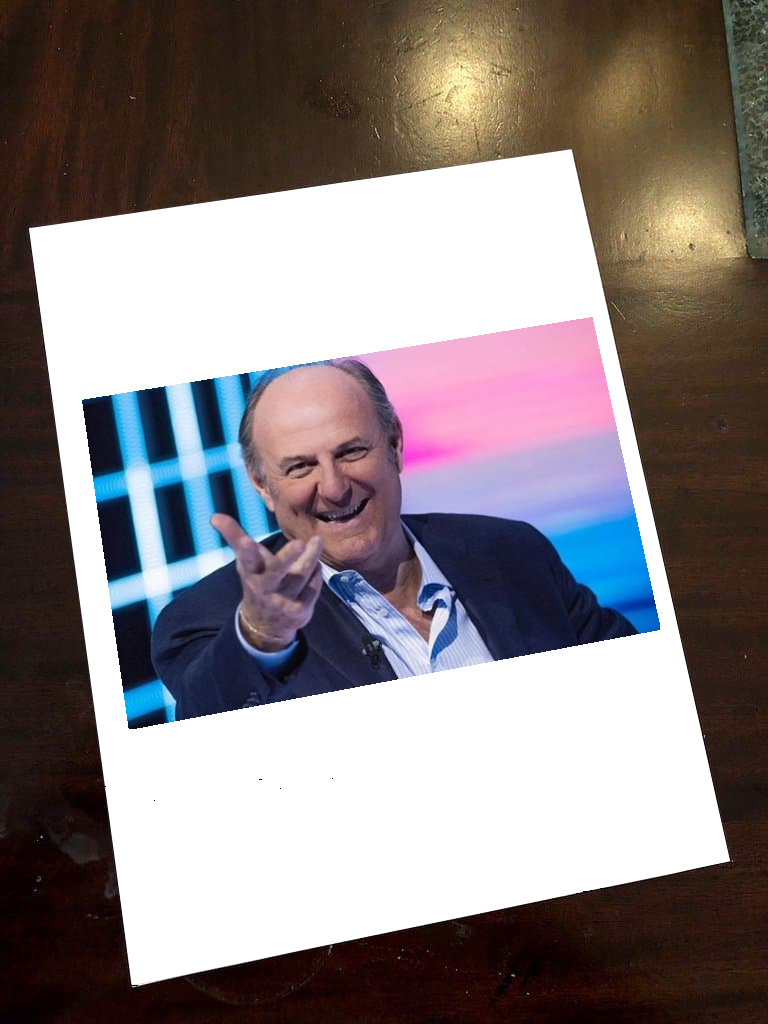
#> input picture AI Lab/imgs/04_imgs/gerry.png, 768 x 1024 px
$ jupyter execute 06_filters.ipynb   (older library calls are emulated)
#> lines starting #> are read from the running program, lines starting #| are printed output that depends on the picture; after the words box and inside, x2 and y2 are one past the last pixel; in counts of white or black regions, pixels touching at a corner belong together
<h1 align="center"><b>AI Lab: Computer Vision and NLP</b></h1>
<h3 align="center">Lecture 07: Filters</h3>

---

What is the purpouse of filters in CV? They are an operation which is done on images, such as blurring and so on...

In order to apply a filter to an image, we use an operation called **convolution**. There are different types of convolutions:
 - 1D convolutions (for signals and so on...);
 - 2D convolutions (for images);
 - 3D convolutions;
 - and so on...

The convolution is done via a matrix called kernel. It's done in the following way:
 1. the matrix of the image is sliced into a sub-matrix;
 2. each sub-matrix has as center a value of the original matrix: if the sub-matrix goes out of the range of the original matrix, the blank space is filled with the neighbour number;
 3. the **dot product** is done between the two matrices:
    $$ A_{\{3, \; 3\}} \cdot \text{Kernel}_{\{3, \; 3\}}$$
 4. the result is placed on the location given by the beginning matrix.

Let's begin by creating a kernel and applying it to an image:

[cell 1]
import numpy as np
import cv2

We proceed now to read the image:

[cell 2]
image = cv2.imread("imgs/04_imgs/gerry.png")
#> image is the input picture: shape (1024, 768, 3); mean B, G, R 130.1, 128.7, 137.2

Now, we can either provide a kernel of our own or just use a pre-defined kernel. We want to create one first, so let's create a `numpy` array:

[cell 3]
a_kernel = np.array([
    [1, 0, 1],
    [1, 0, 1],
    [1, 0, 1]
], np.float32)

It's usually a good choice to use squared filters with an odd number of elements for each side, in order to easily find the center. Now, we can use the `cv2.filter2D()` function to apply a filter to the image:
> ```Python
> cv2.filter2D(image, channels, kernel)
> ```
> where:
>  - `image` is the image on which we want to apply the filter;
>  - `channels` is the number of channels on which we want to apply the filter. If the number is `-1`, then it's applied to all the channels;
>  - `kernel` is the kernel that we want to apply

[cell 4]
filtered_image = cv2.filter2D(image, -1, a_kernel)
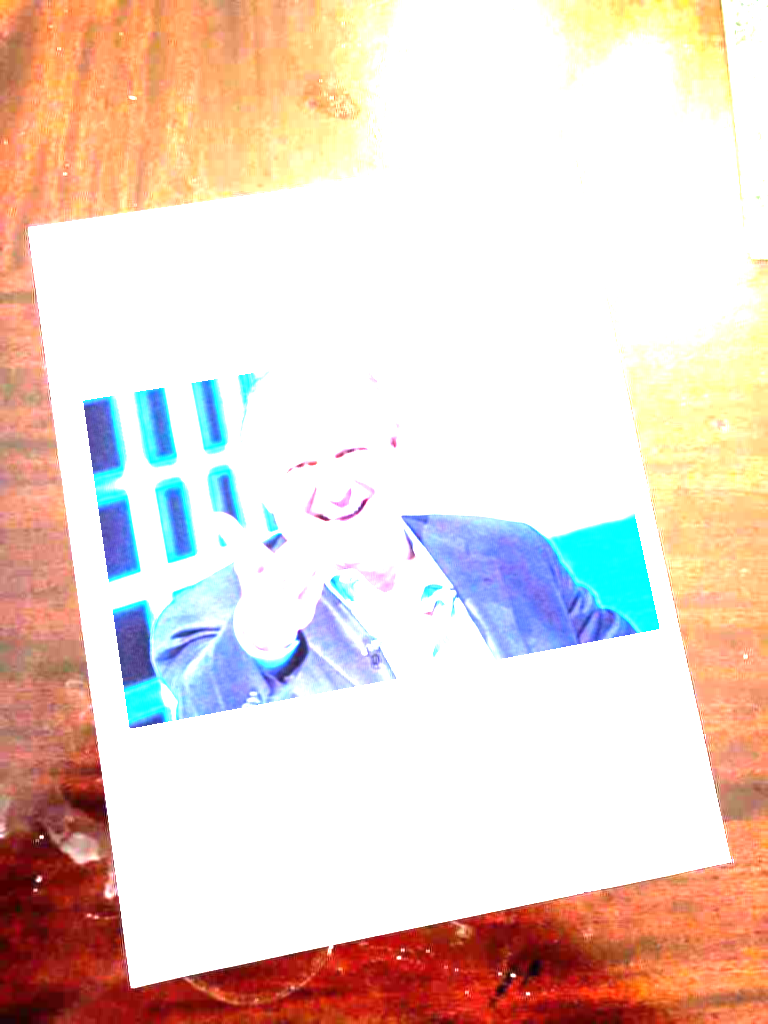
#> filtered_image: shape (1024, 768, 3); mean B, G, R 202.3, 212.3, 232.2
cv2.imwrite("imgs/04_imgs/gerry_filtered_1.png", filtered_image)
#> Out = True

Why would we want to apply a filter on an image? Because they can be useful while trying to reduce the noise. The blur filter is one of the most effective filters when it comes down to reduce noise. `OpenCV` gives us a built-in function, `cv2.blur()`, which allows us to blur a given image given the size of the kernel. The bigger the kernel, the stronger the blur effect.

[cell 5]
blurred_image = cv2.blur(image, (5, 5))
cv2.imwrite("imgs/04_imgs/gerry_blurred_1.png", blurred_image)

blurred_image_2 = cv2.blur(image, (15, 15))
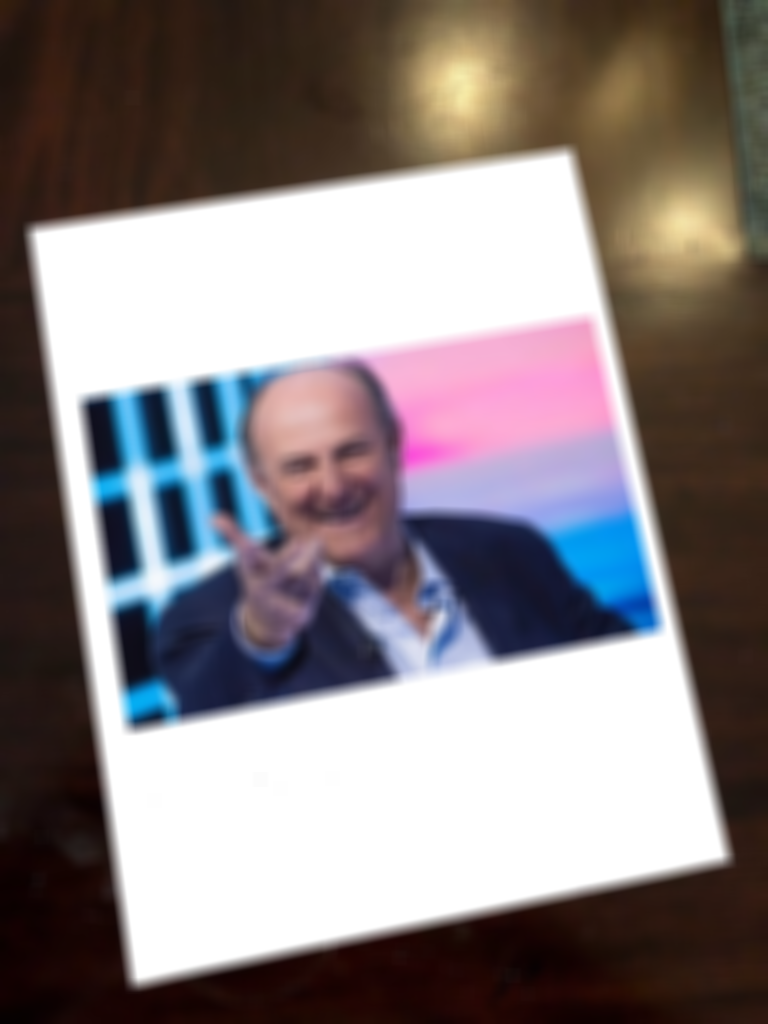
#> blurred_image_2: shape (1024, 768, 3); mean B, G, R 130.1, 128.7, 137.2
cv2.imwrite("imgs/04_imgs/gerry_blurred_2.png", blurred_image_2)
#> Out = True

|`gerry_blurred_1.png`|`gerry_blurred_2.png`|
|---|---|
|||

There are also other types of blurs: `gaussianBlur()` and `medianBlur()`

[cell 6]
gauss_gerry = cv2.GaussianBlur(image, (7, 7), 0)
cv2.imwrite("imgs/04_imgs/gerry_blurred_gaussian.png", gauss_gerry)

median_gerry = cv2.medianBlur(image, 15)
cv2.imwrite("imgs/04_imgs/gerry_blurred_median.png", median_gerry)
#> Out = True

|`gerry_blurred_gaussian.png`|`gerry_blurried_median.png`|
|---|---|
|||

There is also another type of filter, called bilateral filter. It can be use with the `cv2.bilateralFilter()` function

[cell 7]
bilateral_gerry = cv2.bilateralFilter(image, 9, 75, 75)
cv2.imwrite("imgs/04_imgs/gerry_filtered_2.png", bilateral_gerry)
#> Out = True

|`gerry_filtered_2.png`|
|---|
||

Filters can be used in order to sharpen the original image, starting from a blurred image. We'll use as a default the `gerry_blurred_gaussian.png` file, stored within the `gauss_gerry` variable. In order to sharpen an image, we can use the `cv2.addWeighted()` function, which adds together the blurred image and the original image, together with a weight. There is an additional parameter, called `gamma` $\gamma$, which is used with colors

[cell 8]
sharped_gerry = cv2.addWeighted(image, 0.5, gauss_gerry, 0.5, 0)
cv2.imwrite("imgs/04_imgs/gerry_sharped_1.png", sharped_gerry)
#> Out = True

|`gerry_sharped_1.png`|
|---|
||

[cell 9]
another_kernel = np.array([
    [0, -1, 0],
    [-1, 5, -1],
    [0, -1, 0]
], np.float32)

sharped_with_kernel = cv2.filter2D(image, -1, another_kernel)
cv2.imwrite("imgs/04_imgs/gerry_sharped_2.png", sharped_with_kernel)
#> Out = True

It's also possible to extract contours from the image. There are two ways to do it, depending on the kernel used. The two used kernels are the **Sobel** kernel and the **Laplacian** kernel.

How can we detect a contour? By taking the derivative of the image. Why do we use the derivative though? Let's jump to calculus for a bit: if we have a function, then in order to have a general idea of the function's behaviour we can take its derivative and study some specific points. And that's the same with images: whenever there is a high variability of pixel density, we can detect it with the derivative.

The Sobel operator aims to compute the peak of the pixel density. It does it thanks to this computation:
$$G_x \; = \; \begin{bmatrix} \end{bmatrix} \cdot I$$

[cell 10]
image_gray = cv2.cvtColor(image, cv2.COLOR_BGRA2GRAY)

derivative_x = cv2.Sobel(image_gray, -1, 1, 0)
derviative_y = cv2.Sobel(image_gray, -1, 0, 1)

scaled_x = cv2.convertScaleAbs(derivative_x)
scaled_y = cv2.convertScaleAbs(derviative_y)

cv2.imwrite("imgs/04_imgs/gerry_derivated_x.png", scaled_x)
cv2.imwrite("imgs/04_imgs/gerry_derivated_y.png", scaled_y)
#> Out = True

|`gerry.png`|`gerry_derivated_x.png`|`gerry_derivated_y.png`|
|---|---|---|
||||

Differently from the Sobel operator, the Laplacian operator computes the second derivative of the image. The second derivatives basically returns all the pixels that are 0, both from the second derivative and from the original image. It basically applies twice the Sobel operator:

[cell 11]
derivative = cv2.Laplacian(image_gray, -1, (3, 3))
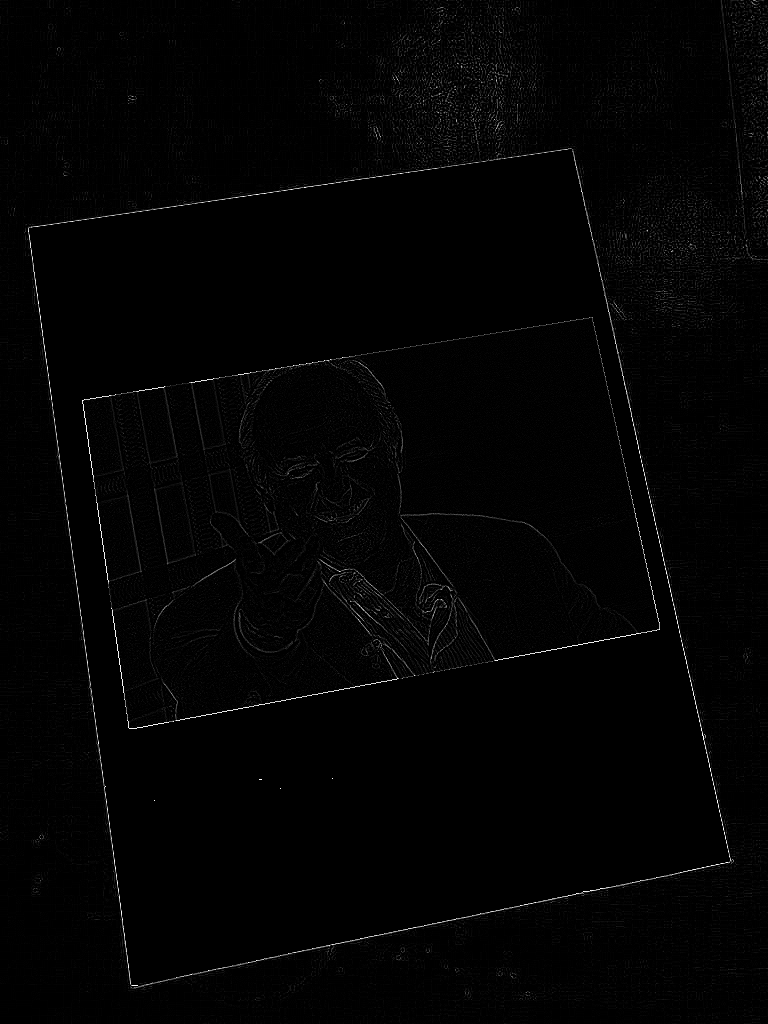
#> derivative: shape (1024, 768); min 0, max 255, mean 3
derivative_absolute = cv2.convertScaleAbs(derivative)

cv2.imwrite("imgs/04_imgs/gerry_derivated_laplacian.png", derivative_absolute)
#> Out = True

|`gerry.png`|`gerry_derivated_laplacian_.png`|
|---|---|
|||

We can create, thanks to the filters that we did so far, a cartoon filter that can be applied to any image

[cell 12]
# Bring the image to grayscale
image_gray = cv2.cvtColor(image, cv2.COLOR_BGR2GRAY)

# Soft clean the image
image_gray = cv2.medianBlur(image_gray, 5)

# Use the Laplacian filter in order to extract the contours
edges = cv2.Laplacian(image_gray, cv2.CV_8U, ksize=5)

# Threshold the edges in order to get only some valid edges (so with value greater than 70)
ret, threshold = cv2.threshold(edges, 70, 255, cv2.THRESH_BINARY_INV)
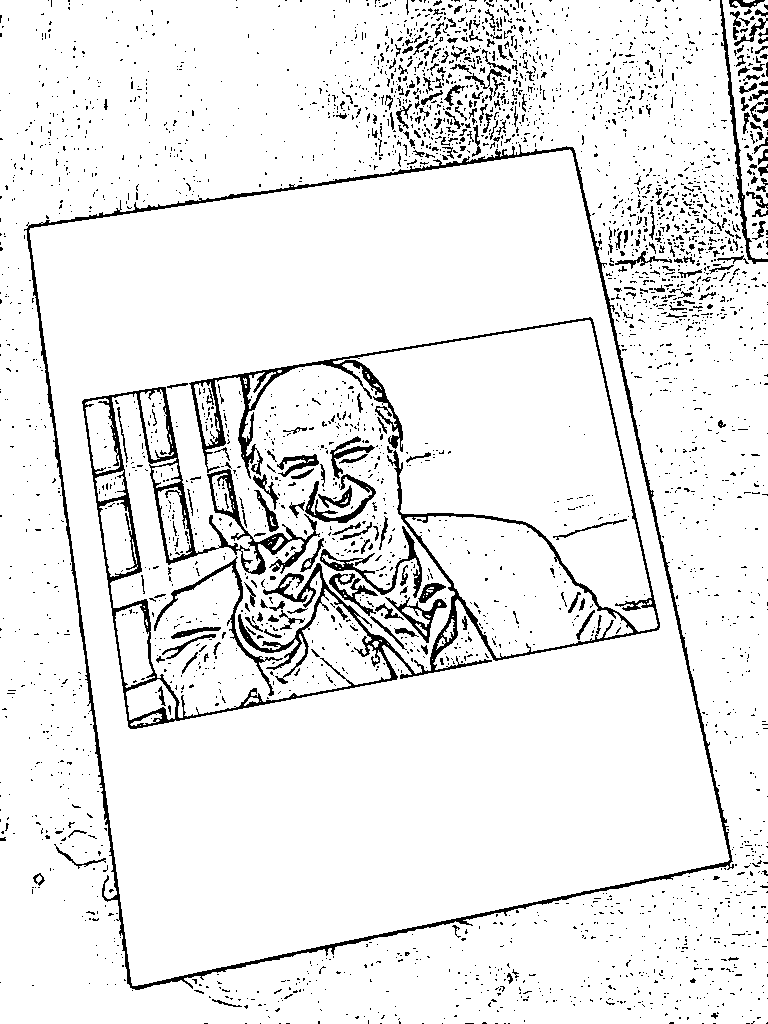
#> threshold: shape (1024, 768); 92.5% white; 3347 black regions (3074 under 20 px), largest, box (x1, y1, x2, y2) and area: (82, 317, 660, 729) 18516, (24, 144, 734, 990) 9175, (320, 526, 422, 598) 1044

# Now we can extract the colors. We can use the bilateral filter with high values, so that we can keep some edges
color_image = cv2.bilateralFilter(image, 10, 250, 250)

# Put together the two images, so the color and the sketch
sketch = cv2.cvtColor(threshold, cv2.COLOR_GRAY2BGR)

# Do the bitwise of the two images and merge the sketch and the color
final_image = cv2.bitwise_and(color_image, sketch)
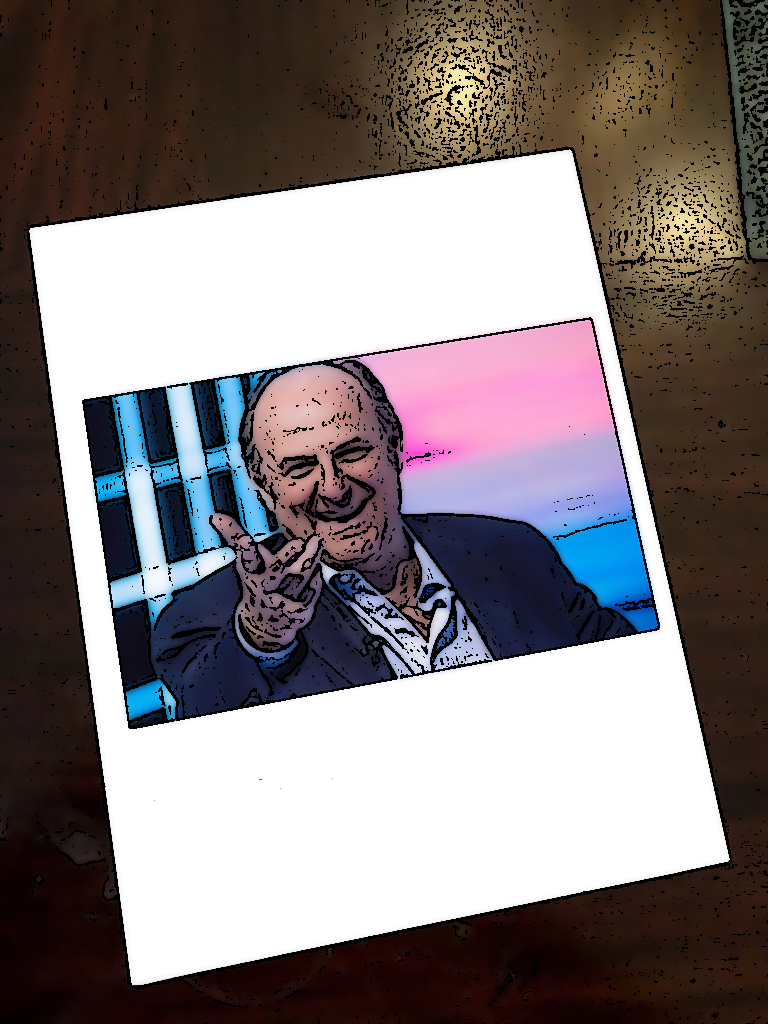
#> final_image: shape (1024, 768, 3); mean B, G, R 123.5, 122.5, 130.9

cv2.imwrite("imgs/03_imgs/img02_cartoon.jpg", final_image)
#> Out = True
